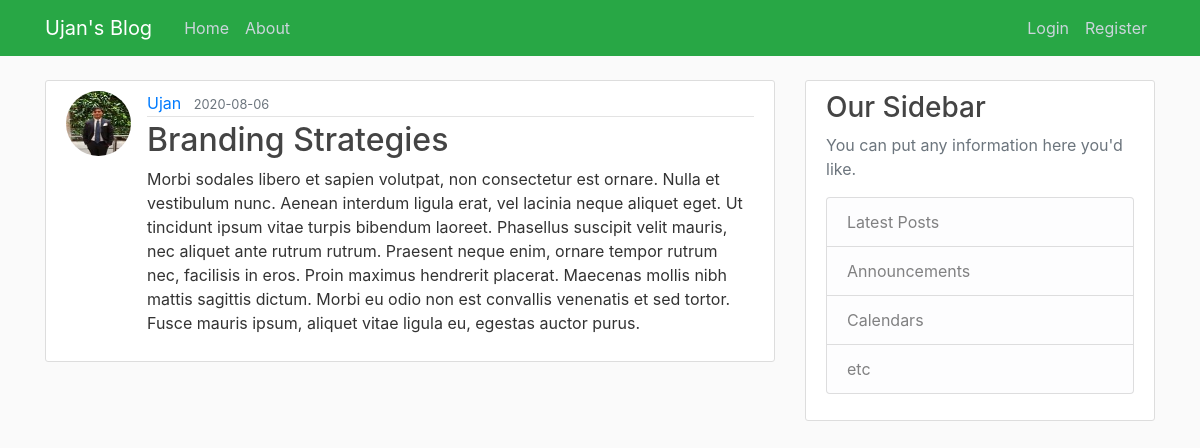
/post/1, run on the app's committed database.
### flask_website/models.py (models this page shows, shortened)
class User(db.Model, UserMixin):
    id = db.Column(db.Integer, primary_key = True)
    username = db.Column(db.String(20), unique = True, nullable = False) #Max 20 characters
    email = db.Column(db.String(100), unique = True, nullable = False)
    image_file = db.Column(db.String(20), nullable = False, default = 'default.jpg')  # default image
    password = db.Column(db.String(60), nullable = False)
    posts = db.relationship('Post', backref = 'author', lazy = True) # backref allows us to get the author as soon as we have the post, lazy means SQLAlchemy will load the data when needed

class Post(db.Model):
    id = db.Column(db.Integer, primary_key = True)
    title = db.Column(db.String(100), nullable = False)
    date_posted = db.Column(db.DateTime, nullable = False, default = datetime.utcnow)
    content = db.Column(db.Text, nullable = False)
    user_id = db.Column(db.Integer, db.ForeignKey('user.id'), nullable = False) #user is lowercase because we access the column name, not class

### flask_website/posts/routes.py (the view)
@posts.route('/post/<int:post_id>')
def post(post_id):
    post = Post.query.get_or_404(post_id)
    return render_template('post.html', title = post.title, post = post)

### flask_website/templates/post.html (shortened to what this page needs)
{% extends "layout.html" %}
{% block content %}
<article class="media content-section">
  <img class="rounded-circle article-img" src="{{ url_for('static', filename = 'profile_pics/'+ post.author.image_file) }}">
<div class="media-body">
  <div class="article-metadata">
    <a class="mr-2" href="{{ url_for('users.user_post', username = post.author.username) }}">{{ post.author.username }}</a>
    <small class="text-muted">{{ post.date_posted.strftime('%Y-%m-%d') }}</small>
  </div>
  <h2 class="article-title">{{ post.title }}</h2>
  <p class="article-content">{{ post.content }}</p>
</div>
</article>
{% endblock content %}

### flask_website/static/main.css (style rules this page uses)
body { background: #fafafa; color: #333333; margin-top: 5rem; }
h1, h2, h3, h4, h5, h6 { color: #444444; }
.content-section { background: #ffffff; padding: 10px 20px; border: 1px solid #dddddd; border-radius: 3px; margin-bottom: 20px; }
.article-title { color: #444444; }
.article-content { white-space: pre-line; }
.article-img { height: 65px; width: 65px; margin-right: 16px; }
.article-metadata { padding-bottom: 1px; margin-bottom: 4px; border-bottom: 1px solid #e3e3e3 }

### data on the page
User: image_file (picture), author.username "Ujan"
Post: date_posted "2020-08-06", title "Branding Strategies", content "Morbi sodales libero et sapien volutpat, non consectetur est ornare. Nulla et vestibulum nunc. Aenean interdum ligula erat, vel lacinia neque aliquet eget. Ut tincidunt ipsum vitae turpis bibendum laoreet. Phasellus suscipit velit mauris, nec aliquet ante rutrum rutrum. Praesent neque enim, ornare tempor rutrum nec, facilisis in eros. Proin maximus hendrerit placerat. Maecenas mollis nibh mattis sagittis dictum. Morbi eu odio non est convallis venenatis et sed tortor. Fusce mauris ipsum, aliquet vitae ligula eu, egestas auctor purus."
